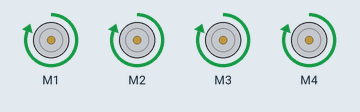
This sketch was run on a simulated Arduino Uno, built with avr-gcc and run on an emulated ATmega328P. Parts: 4 × DC motor (green arrow = forward, orange = backward, longer = faster).

Above: at 1.8 s.
At 5.8 s:
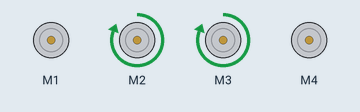
At 9.8 s:
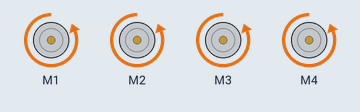
At 13.3 s:
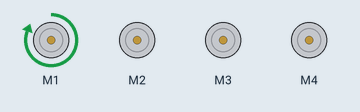
At 13.8 s:
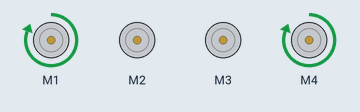
At 15.3 s:
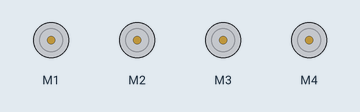
Timing chart, 0 to 20.9 s (numbered marks = the images above):
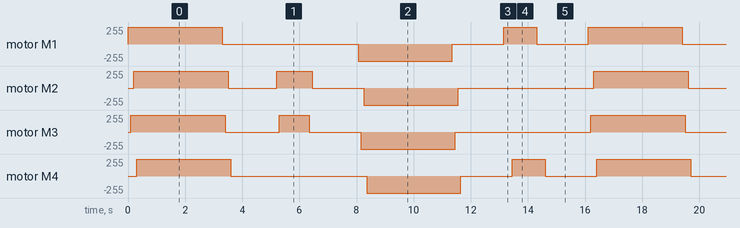

The sketch:

Car_Auto_Drive.ino
```cpp
#include <AFMotor.h>

AF_DCMotor motor1(1);
AF_DCMotor motor2(2);
AF_DCMotor motor3(3);
AF_DCMotor motor4(4);

void setup() {
  motor1.setSpeed(255);
  motor1.run(RELEASE);

  motor2.setSpeed(255);
  motor2.run(RELEASE);

  motor3.setSpeed(255);
  motor3.run(RELEASE);

  motor4.setSpeed(255);
  motor4.run(RELEASE);
}

void loop() {
  GO();
  delay(2000);
  STOP();
  delay(500);
  fastRight();
  delay(750);
  STOP();
  delay(500);
  REVERSE();
  delay(2000);
  STOP();
  delay(500);
  fastLeft();
  delay(750);
  STOP();
  delay(500);
}


void GO() {
  motor1.run(FORWARD);
  delay(100);
  motor3.run(FORWARD);
  delay(100);
  motor2.run(FORWARD);
  delay(100);
  motor4.run(FORWARD);
  delay(1000);
}
void STOP() {
  motor1.run(RELEASE);
  delay(100);
  motor3.run(RELEASE);
  delay(100);
  motor2.run(RELEASE);
  delay(100);
  motor4.run(RELEASE);
  delay(1000);
}
void fastRight() {
  motor1.run(RELEASE);
  delay(100);
  motor2.run(FORWARD);
  delay(100);
  motor3.run(FORWARD);
  delay(100);
  motor4.run(RELEASE);
  delay(100);
}
void fastLeft() {
  motor1.run(FORWARD);
  delay(100);
  motor2.run(RELEASE);
  delay(100);
  motor3.run(RELEASE);
  delay(100);
  motor4.run(FORWARD);
  delay(100);
}
void REVERSE() {
  motor1.run(BACKWARD);
  delay(100);
  motor3.run(BACKWARD);
  delay(100);
  motor2.run(BACKWARD);
  delay(100);
  motor4.run(BACKWARD);
  delay(1000);
}
```

Measured:
- by itself, motor M2: repeats every 16.1 s: stopped 1.7 s, forward 255/255 1.3 s, stopped 1.8 s, backward 255/255 3.3 s, stopped 4.8 s, forward 255/255 3.3 s
- by itself, motor M3: repeats every 16.1 s: stopped 1.9 s, forward 255/255 1.1 s, stopped 1.8 s, backward 255/255 3.3 s, stopped 4.8 s, forward 255/255 3.3 s
